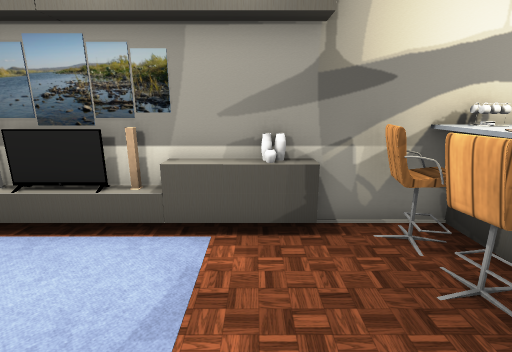
view 1 (above)

16 first-person views from a walk through a 3-D level made in the Unity game engine. The camera is 1.3 m above the floor, tilts 14° down and sees 85° across. The floor is counted in squares, 0.5 m on a side. Each view is taken from the middle of a square. On the plan, view 1 faces up. The plan holds only what a view shows up to about 19 squares ahead; the rest is blank. Door leaves are left out, so doorways stand open. Some surface patterns are stand-ins.

view 2
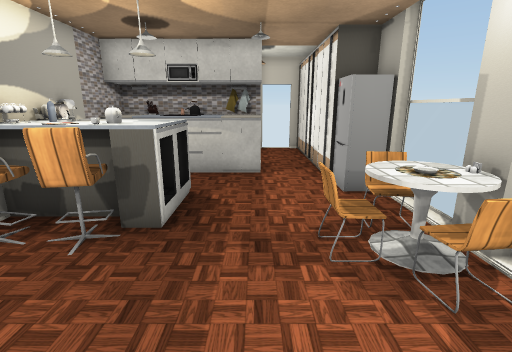

view 3
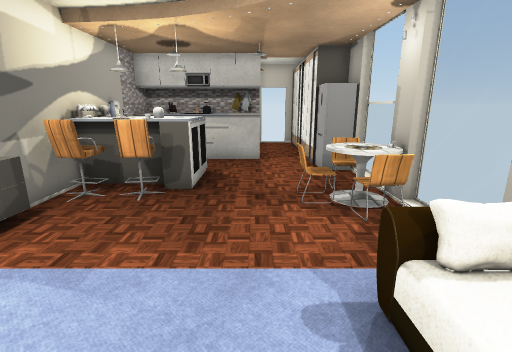

view 4
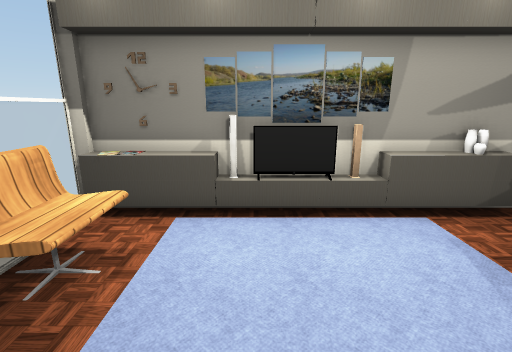

view 5
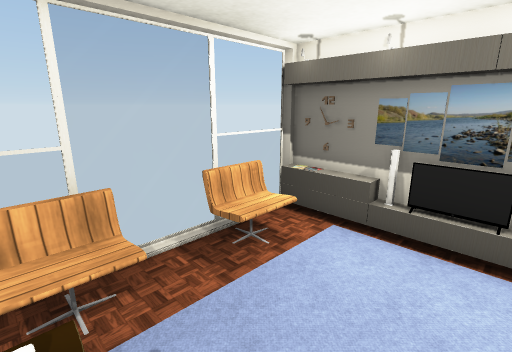

view 6
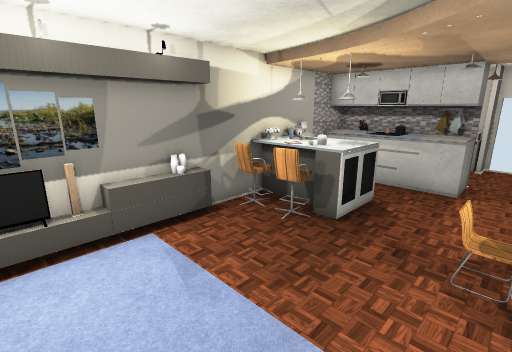

view 7
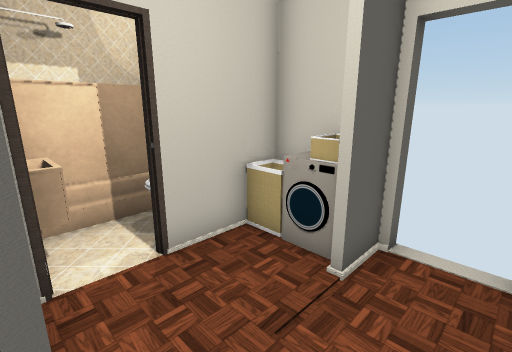

view 8
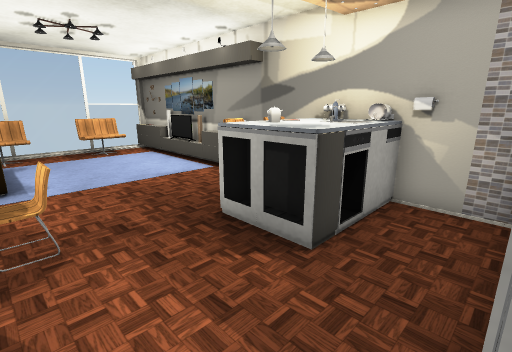

view 9
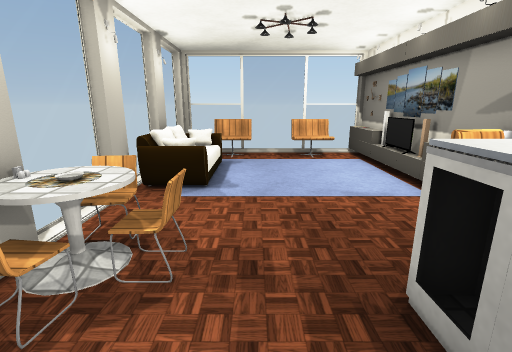

view 10
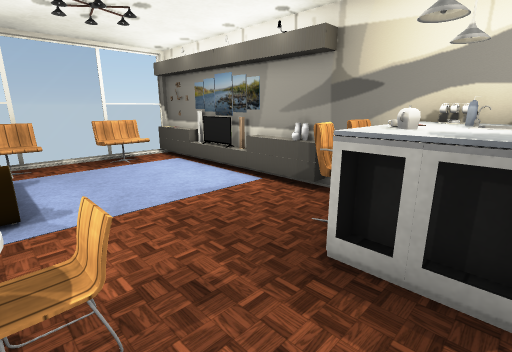

view 11
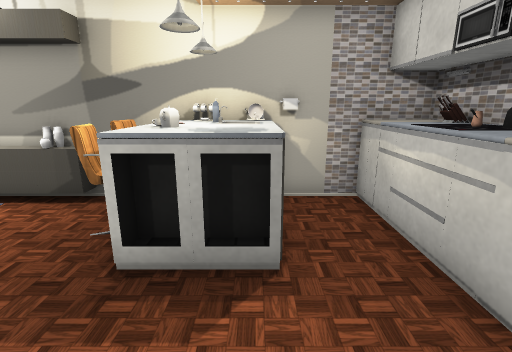

view 12
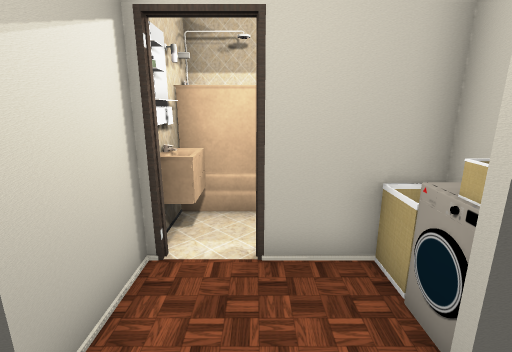

view 13
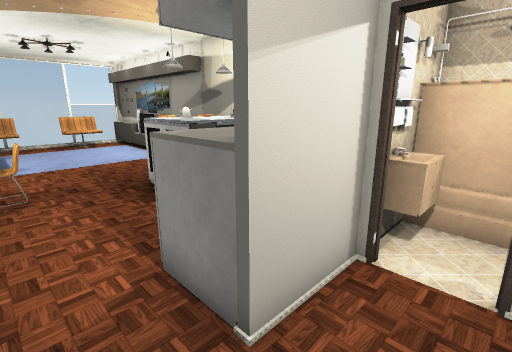

view 14
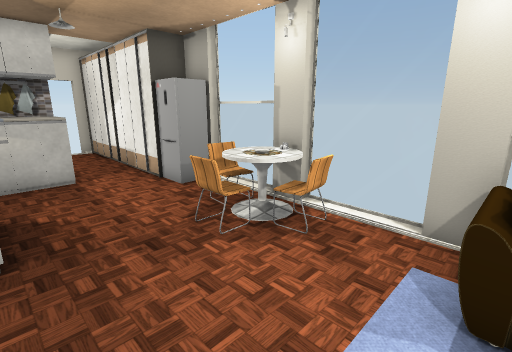

view 15
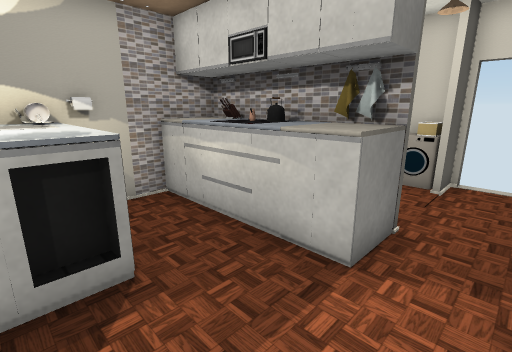

view 16
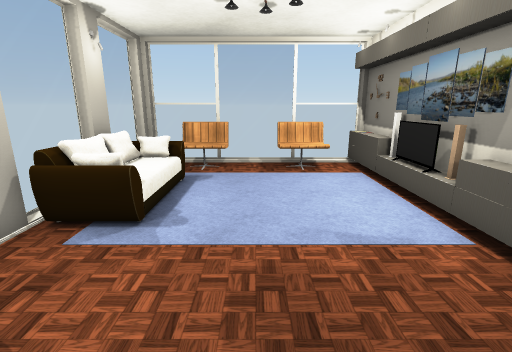

### Floor plan
Key: @ floor where view 1 was taken; # wall or solid block; . main floor; : floor 0.5 m higher than the main floor; D open door; = window, fence, low wall or low ledge; T TV; A vase; C carpet; H chair; B basket; K kettle; L table; F fridge; S sofa; M machine; I mirror; O other object.
Columns run from 10 left of view 1 to 16 right of it. Each row starts with its distance up from view 1.
  6  #OOOOTO#OAA###OBO##O#####
  5 #D=OOCCCOOOO# HOB..OOOOOO
  4 #HO.     ....HHOO..OOIO
  3 #DO.     ....HOOO..OK#O  ##
  2   O.    ......OOO..OK#DD#B#
  1   ..     ..........OO#..MB#
  0  H.. .  ..@........OO#...##
 -1   O. .   ...HH............D
 -2  #O.C ::CC. L#=...........D
 -3  #      SC.H##HHFFF#OOOOOO#
 -4  #==S#  ##==##DDD#   #

Positions as (right, up) in squares from view 1, and headings:
1: (0, 0), facing up
2: (-2, 0), facing right
3: (-5, 0), facing right
4: (-5, -1), facing up
5: (-3, -2), facing up-left
6: (-4, -2), facing up-right
7: (11, -2), facing up-right
8: (9, -2), facing up-left
9: (7, 0), facing left
10: (6, -2), facing up-left
11: (6, -2), facing up
12: (13, -2), facing up
13: (13, -2), facing up-left
14: (-2, 2), facing down-right
15: (5, -2), facing up-right
16: (4, 1), facing left
